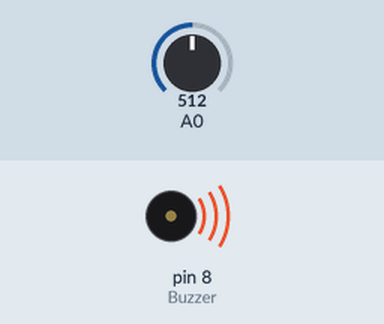
Bench run of a sketch on a simulated Arduino Uno, built with avr-gcc and run on an emulated ATmega328P. Shown: buzzer (waves = sounding). The inputs (shaded band) are chosen by the test bench; at power-on: A0 = 512.

Above: at 1.2 s.
1.3 s: A0 set to 490
At 2.6 s:
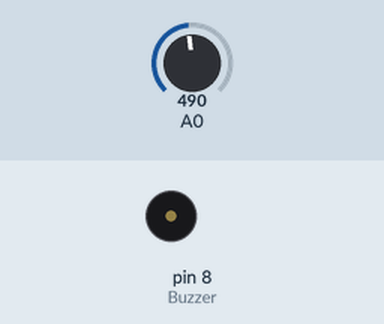
3.0 s: A0 set to 510
At 3.15 s:
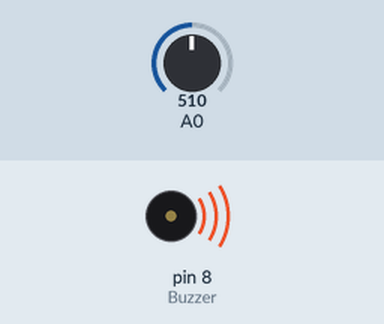
6.0 s: A0 set to 306
At 7.2 s:
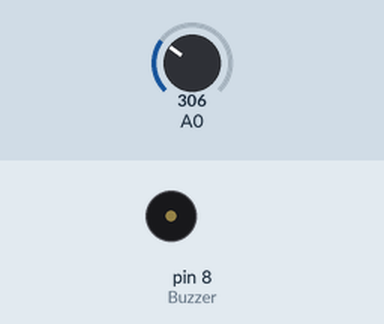
7.5 s: A0 set to 511
At 7.65 s:
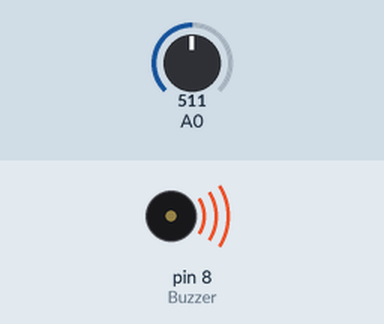
Timing chart, 0 to 10.5 s (numbered marks = the images above; inputs shaded):
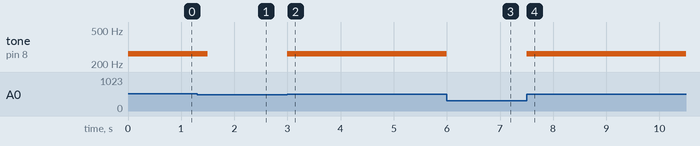

The sketch:

piezo_buzzer_knock.ino
```cpp
void setup() {
  pinMode(8, OUTPUT); // Buzzer
}

void loop() {
  int knock = analogRead(A0);
  if (knock > 500) {
    tone(8, 262, 300); // Play C note
    delay(300);
  }
}
```

Measured:
- the behaviour switches between 501 and 500 on A0 (found by bisection; images 0 and 1)
- after the input at 1.3 s, tone on pin 8 (Buzzer): 262 Hz → silent after 0.20 s
- after the input at 3.0 s, tone on pin 8 (Buzzer): silent → 262 Hz at once
- after the input at 6.0 s, tone on pin 8 (Buzzer): 262 Hz → silent at once
- after the input at 7.5 s, tone on pin 8 (Buzzer): silent → 262 Hz at once
